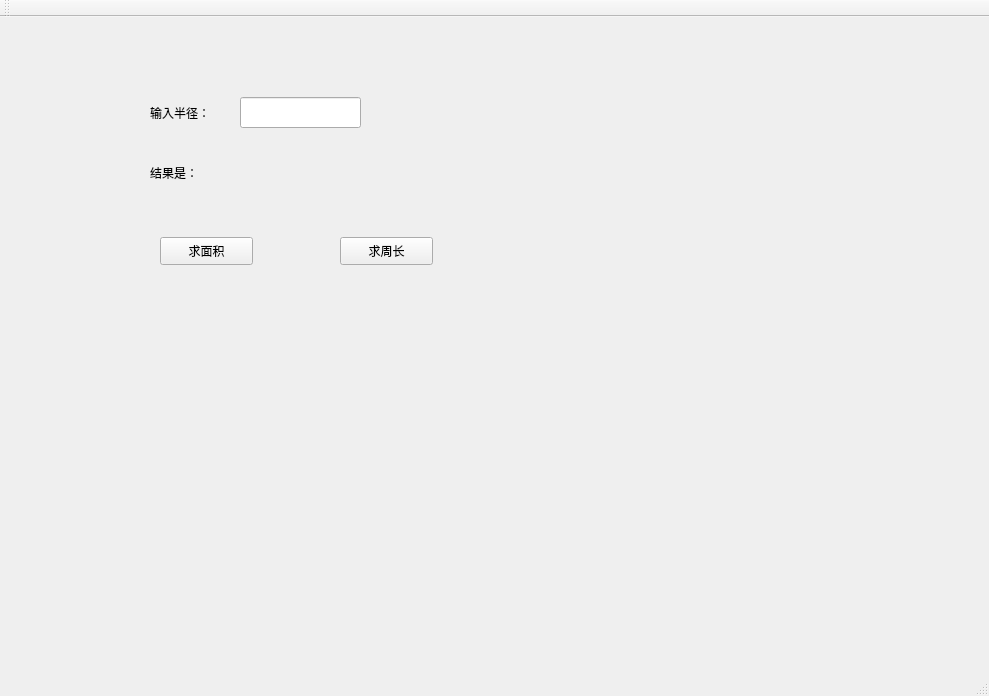
<?xml version="1.0" encoding="UTF-8"?>
<ui version="4.0">
 <class>KMainWindowClass</class>
 <widget class="QMainWindow" name="KMainWindowClass">
  <property name="geometry">
   <rect>
    <x>0</x>
    <y>0</y>
    <width>989</width>
    <height>696</height>
   </rect>
  </property>
  <property name="windowTitle">
   <string>KMainWindow</string>
  </property>
  <widget class="QWidget" name="centralWidget">
   <widget class="QLabel" name="label">
    <property name="geometry">
     <rect>
      <x>210</x>
      <y>160</y>
      <width>531</width>
      <height>371</height>
     </rect>
    </property>
    <property name="text">
     <string/>
    </property>
   </widget>
   <widget class="QLabel" name="label_2">
    <property name="geometry">
     <rect>
      <x>150</x>
      <y>70</y>
      <width>111</width>
      <height>51</height>
     </rect>
    </property>
    <property name="text">
     <string>输入半径：</string>
    </property>
   </widget>
   <widget class="QLineEdit" name="radiusEdit">
    <property name="geometry">
     <rect>
      <x>240</x>
      <y>80</y>
      <width>121</width>
      <height>31</height>
     </rect>
    </property>
   </widget>
   <widget class="QLabel" name="resultLabel">
    <property name="geometry">
     <rect>
      <x>150</x>
      <y>130</y>
      <width>111</width>
      <height>51</height>
     </rect>
    </property>
    <property name="text">
     <string>结果是：</string>
    </property>
   </widget>
   <widget class="QPushButton" name="areaButton">
    <property name="geometry">
     <rect>
      <x>160</x>
      <y>220</y>
      <width>93</width>
      <height>28</height>
     </rect>
    </property>
    <property name="text">
     <string>求面积</string>
    </property>
   </widget>
   <widget class="QPushButton" name="circumferenceButton">
    <property name="geometry">
     <rect>
      <x>340</x>
      <y>220</y>
      <width>93</width>
      <height>28</height>
     </rect>
    </property>
    <property name="text">
     <string>求周长</string>
    </property>
   </widget>
  </widget>
  <widget class="QMenuBar" name="menuBar">
   <property name="geometry">
    <rect>
     <x>0</x>
     <y>0</y>
     <width>989</width>
     <height>26</height>
    </rect>
   </property>
  </widget>
  <widget class="QToolBar" name="mainToolBar">
   <attribute name="toolBarArea">
    <enum>TopToolBarArea</enum>
   </attribute>
   <attribute name="toolBarBreak">
    <bool>false</bool>
   </attribute>
  </widget>
  <widget class="QStatusBar" name="statusBar"/>
 </widget>
 <layoutdefault spacing="6" margin="11"/>
 <resources>
  <include location="kmainwindow.qrc"/>
 </resources>
 <connections/>
</ui>
